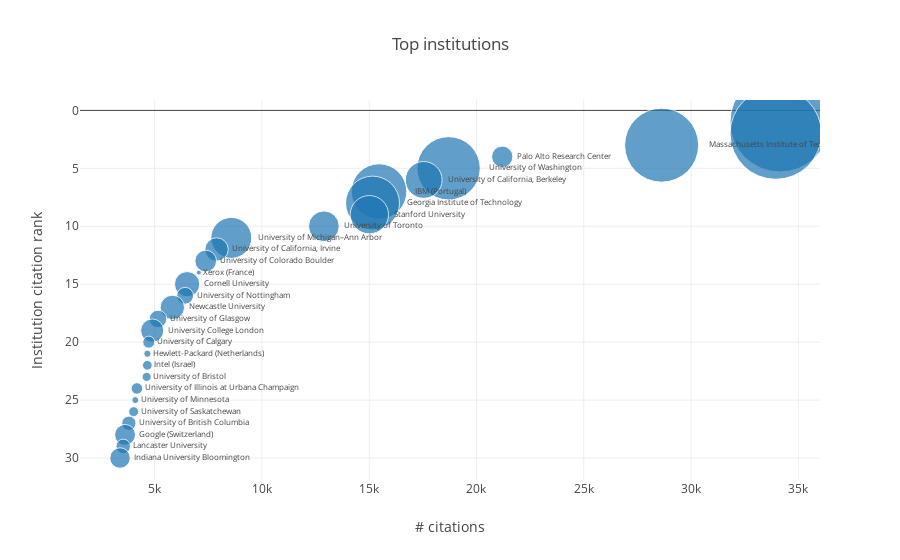

Notebook cell for this chart:
### Markdown cell above
# Top institutions

### Code cell
top_institutions = pd.merge(left=chi_contributions, right=chi[['paperid', 'citationcount']], 
                       left_on='paperid', right_on='paperid')
top_institutions = top_institutions[['gridid', 'affiliation', 'paperid', 'citationcount']].drop_duplicates()
top_institutions = top_institutions.groupby(['gridid', 'affiliation']).agg({'paperid': 'count', 'citationcount':'sum'})\
                         .sort_values('citationcount', ascending=False)[:TOP_N].reset_index()
top_institutions['citationrank'] = top_institutions.index + 1

trace0 = go.Scatter(
    x=top_institutions.citationcount,
    y=top_institutions.citationrank,
    text=top_institutions.affiliation,
    textposition='middle right',
    textfont=dict(size=8),
    mode='markers+text',
    marker=dict(size=min_max_scaler.fit_transform(top_institutions[['paperid']]))
)

layout = go.Layout(title='Top institutions',
                   xaxis=dict(title='# citations'),
                   yaxis=dict(title='Institution citation rank',
                              autorange='reversed'))

fig = go.Figure(data=[trace0], layout=layout)
plotly.offline.iplot(fig)
pio.write_image(fig, 'reports/images/chi_top_institutions.png')

### Figure 1 — Plotly figure (JSON) as saved in the notebook; plotly's stock layout.template omitted (floating-point values rounded to 4 significant figures)
{"data": [{"marker": {"size": [[100], [91.43], [74.05], [21.32], [63.36], [36.82], [55.49], [53.97], [38.35], [30.72], [40.93], [23.44], [21.67], [5], [25.32], [16.86], [24.38], [17.56], [23.2], [12.05], [7.231], [9.697], [9.11], [11.58], [6.996], [9.932], [14.28], [20.85], [14.51], [20.5]]}, "mode": "markers+text", "text": ["Carnegie Mellon University", "Microsoft (France)", "Massachusetts Institute of Technology", "Palo Alto Research Center", "University of Washington", "University of California, Berkeley", "IBM (Portugal)", "Georgia Institute of Technology", "Stanford University", "University of Toronto", "University of Michigan–Ann Arbor", "University of California, Irvine", "University of Colorado Boulder", "Xerox (France)", "Cornell University", "University of Nottingham", "Newcastle University", "University of Glasgow", "University College London", "University of Calgary", "Hewlett-Packard (Netherlands)", "Intel (Israel)", "University of Bristol", "University of Illinois at Urbana Champaign", "University of Minnesota", "University of Saskatchewan", "University of British Columbia", "Google (Switzerland)", "Lancaster University", "Indiana University Bloomington"], "textfont": {"size": 8}, "textposition": "middle right", "type": "scatter", "uid": "1243ba50-f8c7-4595-987b-2cc16930b3a4", "x": [34144, 33947, 28628, 21201, 18700, 17539, 15459, 15156, 15008, 12888, 8574, 7887, 7381, 7059, 6516, 6421, 5827, 5157, 4888, 4728, 4664, 4661, 4628, 4175, 4101, 4024, 3800, 3623, 3537, 3387], "y": [1, 2, 3, 4, 5, 6, 7, 8, 9, 10, 11, 12, 13, 14, 15, 16, 17, 18, 19, 20, 21, 22, 23, 24, 25, 26, 27, 28, 29, 30]}], "layout": {"title": {"text": "Top institutions"}, "xaxis": {"title": {"text": "# citations"}}, "yaxis": {"autorange": "reversed", "title": {"text": "Institution citation rank"}}}}
